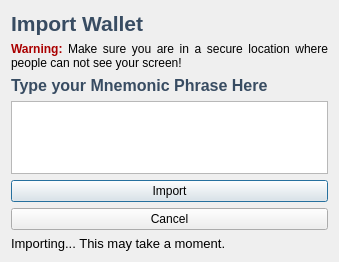
<?xml version="1.0" encoding="UTF-8"?>
<ui version="4.0">
 <class>ImportWalletDialog</class>
 <widget class="QDialog" name="ImportWalletDialog">
  <property name="geometry">
   <rect>
    <x>0</x>
    <y>0</y>
    <width>339</width>
    <height>262</height>
   </rect>
  </property>
  <property name="sizePolicy">
   <sizepolicy hsizetype="Preferred" vsizetype="Preferred">
    <horstretch>0</horstretch>
    <verstretch>0</verstretch>
   </sizepolicy>
  </property>
  <layout class="QVBoxLayout" name="verticalLayout_3">
   <item>
    <widget class="QLabel" name="lImportWallet">
     <property name="sizePolicy">
      <sizepolicy hsizetype="Preferred" vsizetype="Maximum">
       <horstretch>0</horstretch>
       <verstretch>0</verstretch>
      </sizepolicy>
     </property>
     <property name="font">
      <font>
       <pointsize>16</pointsize>
       <weight>75</weight>
       <bold>true</bold>
      </font>
     </property>
     <property name="text">
      <string>&lt;html&gt;&lt;head/&gt;&lt;body&gt;&lt;p&gt;&lt;span style=&quot; color:#384c62;&quot;&gt;Import Wallet&lt;/span&gt;&lt;/p&gt;&lt;/body&gt;&lt;/html&gt;</string>
     </property>
     <property name="alignment">
      <set>Qt::AlignLeading|Qt::AlignLeft|Qt::AlignTop</set>
     </property>
    </widget>
   </item>
   <item>
    <spacer name="verticalSpacer_2">
     <property name="orientation">
      <enum>Qt::Vertical</enum>
     </property>
     <property name="sizeHint" stdset="0">
      <size>
       <width>20</width>
       <height>40</height>
      </size>
     </property>
    </spacer>
   </item>
   <item>
    <widget class="QLabel" name="labelWarning">
     <property name="text">
      <string>&lt;html&gt;&lt;head/&gt;&lt;body&gt;&lt;p align=&quot;justify&quot;&gt;&lt;span style=&quot; font-weight:600; color:#aa0000;&quot;&gt;Warning: &lt;/span&gt;Make sure you are in a secure location where people can not see your screen!&lt;/p&gt;&lt;/body&gt;&lt;/html&gt;</string>
     </property>
     <property name="alignment">
      <set>Qt::AlignJustify|Qt::AlignVCenter</set>
     </property>
     <property name="wordWrap">
      <bool>true</bool>
     </property>
    </widget>
   </item>
   <item>
    <spacer name="verticalSpacer">
     <property name="orientation">
      <enum>Qt::Vertical</enum>
     </property>
     <property name="sizeHint" stdset="0">
      <size>
       <width>20</width>
       <height>40</height>
      </size>
     </property>
    </spacer>
   </item>
   <item>
    <widget class="QLabel" name="typeMnemonicLabel">
     <property name="text">
      <string>&lt;html&gt;&lt;head/&gt;&lt;body&gt;&lt;p&gt;&lt;span style=&quot; font-size:12pt; font-weight:600; color:#384c62;&quot;&gt;Type your Mnemonic Phrase Here&lt;/span&gt;&lt;/p&gt;&lt;/body&gt;&lt;/html&gt;</string>
     </property>
    </widget>
   </item>
   <item>
    <widget class="QPlainTextEdit" name="mnemonic">
     <property name="frameShape">
      <enum>QFrame::StyledPanel</enum>
     </property>
     <property name="frameShadow">
      <enum>QFrame::Sunken</enum>
     </property>
     <property name="backgroundVisible">
      <bool>false</bool>
     </property>
    </widget>
   </item>
   <item>
    <widget class="QPushButton" name="importButton">
     <property name="text">
      <string>Import</string>
     </property>
    </widget>
   </item>
   <item>
    <layout class="QHBoxLayout" name="horizontalLayout">
     <property name="topMargin">
      <number>0</number>
     </property>
     <item>
      <widget class="QPushButton" name="cancelButton">
       <property name="text">
        <string>Cancel</string>
       </property>
      </widget>
     </item>
    </layout>
   </item>
   <item>
    <widget class="QLabel" name="progressTitle">
     <property name="text">
      <string>&lt;html&gt;&lt;head/&gt;&lt;body&gt;&lt;p&gt;&lt;span style=&quot; font-size:10pt;&quot;&gt;Importing... This may take a moment.&lt;/span&gt;&lt;/p&gt;&lt;/body&gt;&lt;/html&gt;</string>
     </property>
    </widget>
   </item>
  </layout>
 </widget>
 <resources/>
 <connections/>
</ui>
